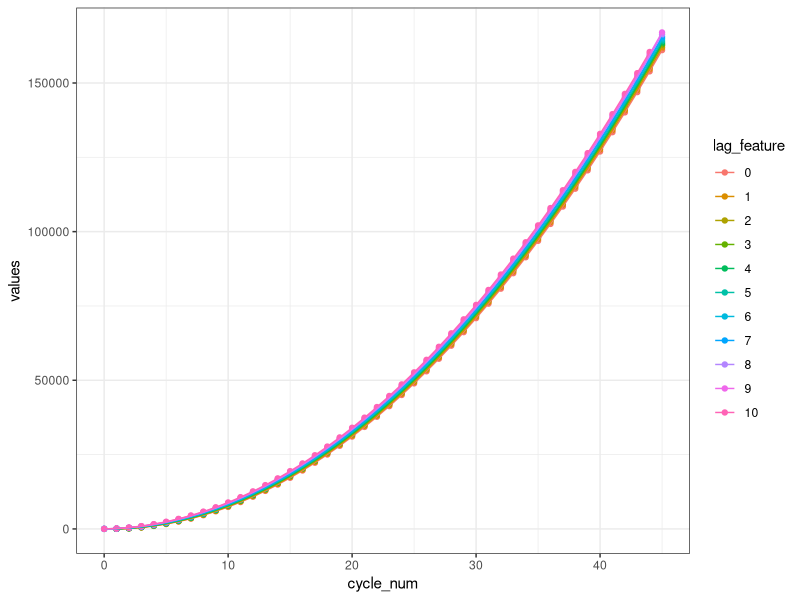
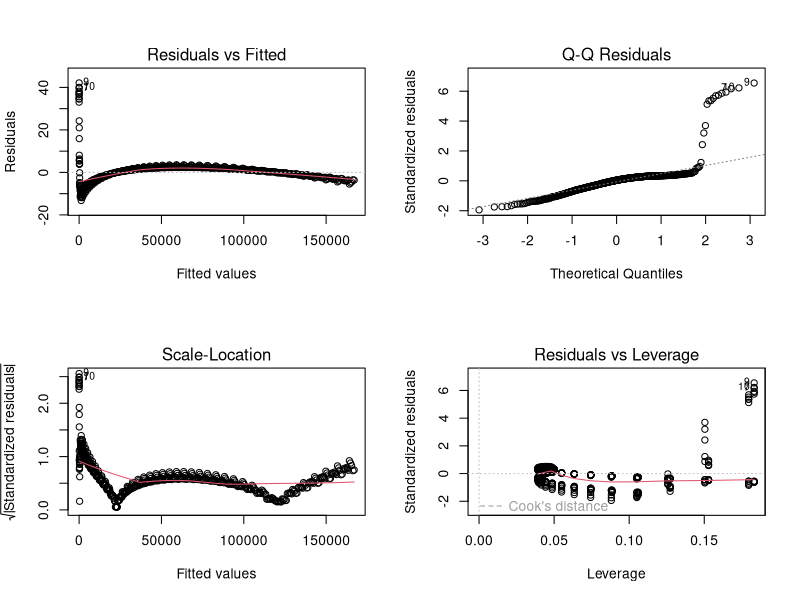

Source code (R) for these figures, in order:
library(tidyverse)

data <- read_csv("test_output.csv")

data <- data |>
  mutate(steps = steps+5,
         cycle_num = floor(steps / 11),
         lag_feature = as.factor(steps %% 11))

data |>
  group_by(lag_feature) |>
  mutate(delta = values / lag(values)) |>
  arrange(lag_feature, steps) |>
  View()

ggplot(data,
       aes(x = cycle_num,
           y = values,
           color = lag_feature)) +
  geom_point() +
  geom_line() +
  theme_bw()

model <- lm(values ~ lag_feature*poly(cycle_num, degree = 2),
            data = data |> filter(cycle_num >= 00))

summary(model)

new_data <-
  tibble(
    steps = c(500, 1000, 5000)
  ) |>
  mutate(
    cycle_num = floor((steps - 5) / 11),
    lag_feature = as.factor(steps %% 11)
  )

predict(model, new_data)

par(mfrow=c(2,2))
plot(model)
